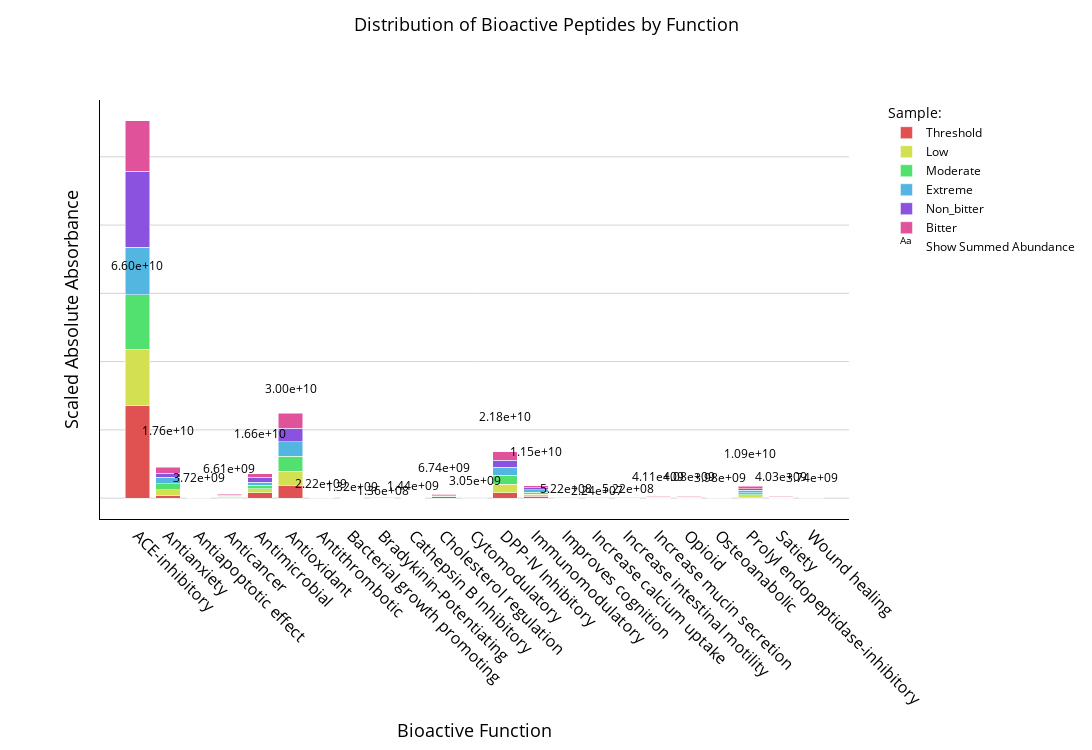
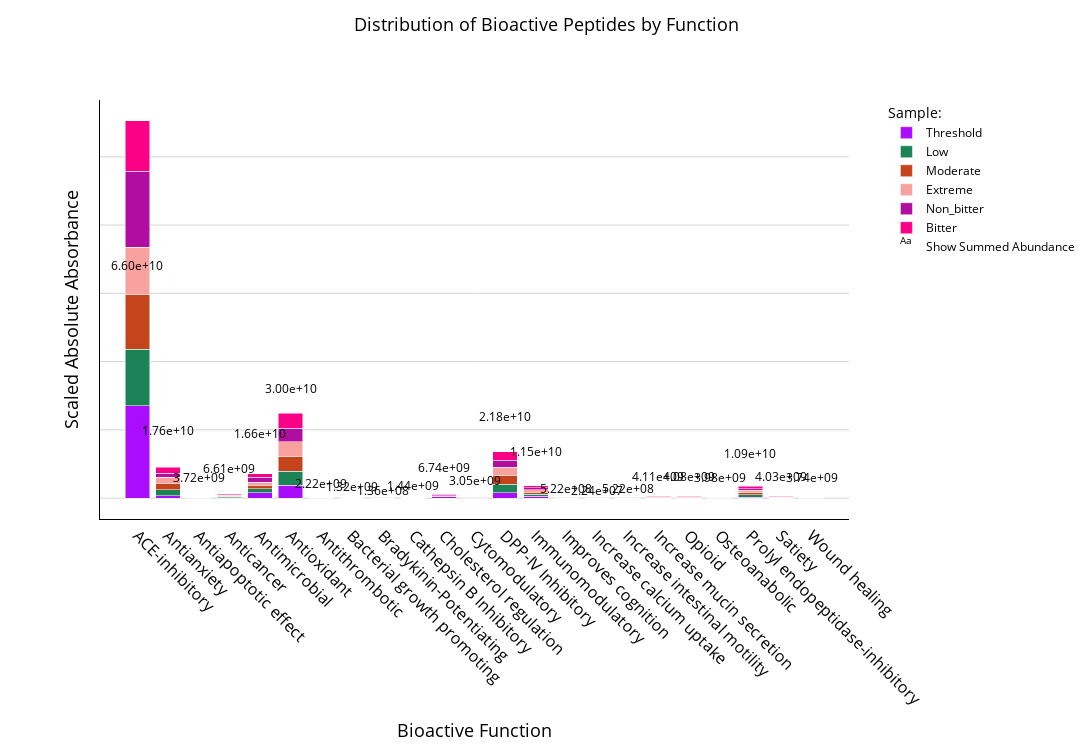
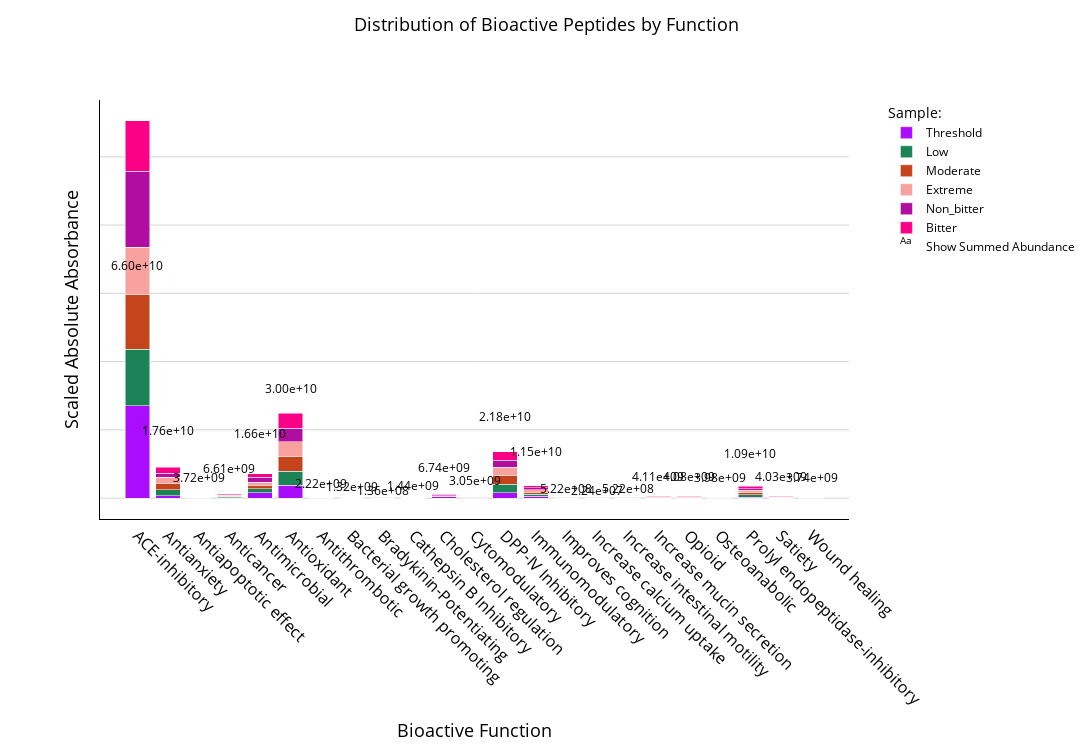
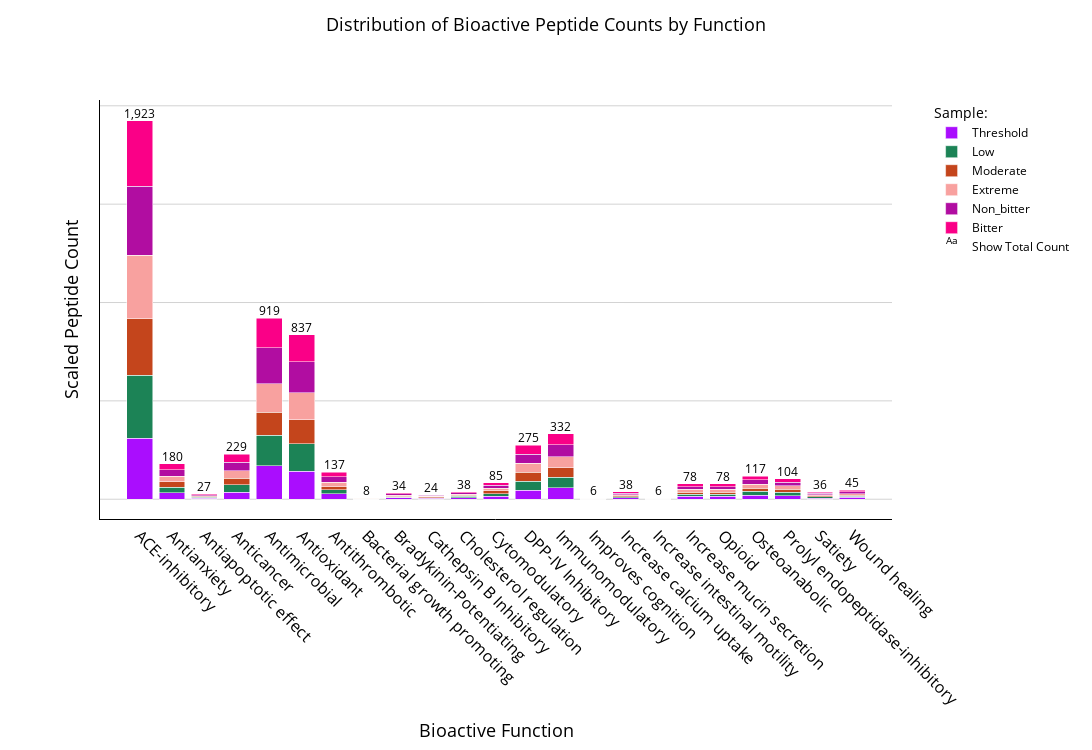

The notebook cell these images were saved under, in order:
### Code cell
# Initialize the interface
data_transformer = DataTransformation()
data_transformer.setup_data_loading_ui()

# Create bioactive plotter
bioactive_plotter = BioactivePlotter(data_transformer)
bioactive_plotter.display()
